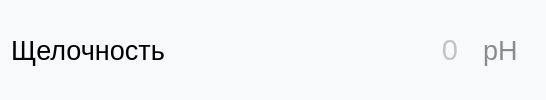
                     <widget class="QWidget" name="widget_54" native="true">
                      <property name="font">
                       <font>
                        <pointsize>36</pointsize>
                       </font>
                      </property>
                      <property name="styleSheet">
                       <string notr="true">border-radius: 8px;
background-color:rgb(248, 249, 251);
color: rgb(140, 139, 139);</string>
                      </property>
                      <layout class="QHBoxLayout" name="horizontalLayout_91">
                       <item>
                        <widget class="QLabel" name="alkalinity_2">
                         <property name="minimumSize">
                          <size>
                           <width>0</width>
                           <height>0</height>
                          </size>
                         </property>
                         <property name="maximumSize">
                          <size>
                           <width>16777215</width>
                           <height>16777215</height>
                          </size>
                         </property>
                         <property name="font">
                          <font>
                           <pointsize>20</pointsize>
                          </font>
                         </property>
                         <property name="styleSheet">
                          <string notr="true">background-color:rgb(248, 249, 251);
color: rgb(0, 0, 0);
margin-right: 0px;
</string>
                         </property>
                         <property name="inputMethodHints">
                          <set>Qt::ImhNone</set>
                         </property>
                         <property name="text">
                          <string>Щелочность</string>
                         </property>
                         <property name="wordWrap">
                          <bool>true</bool>
                         </property>
                        </widget>
                       </item>
                       <item>
                        <widget class="QLineEdit" name="value_alkalinity_2">
                         <property name="minimumSize">
                          <size>
                           <width>0</width>
                           <height>0</height>
                          </size>
                         </property>
                         <property name="font">
                          <font>
                           <family>MS Shell Dlg 2</family>
                           <pointsize>22</pointsize>
                           <weight>50</weight>
                           <italic>false</italic>
                           <bold>false</bold>
                           <strikeout>false</strikeout>
                          </font>
                         </property>
                         <property name="styleSheet">
                          <string notr="true">background-color:rgb(248, 249, 251);
color: rgb(140, 139, 139);
outline: 0px;
padding-left: 10px;
margin-left: 20px;
margin-right: 10px;
border-top-left-radius: 0px;
border-bottom-left-radius: 00px;
border: none;

</string>
                         </property>
                         <property name="alignment">
                          <set>Qt::AlignRight|Qt::AlignTrailing|Qt::AlignVCenter</set>
                         </property>
                         <property name="placeholderText">
                          <string>0</string>
                         </property>
                        </widget>
                       </item>
                       <item>
                        <widget class="QLabel" name="dimension_alkalinity_2">
                         <property name="font">
                          <font>
                           <pointsize>20</pointsize>
                          </font>
                         </property>
                         <property name="styleSheet">
                          <string notr="true">margin-right: 10px;
</string>
                         </property>
                         <property name="text">
                          <string>pH</string>
                         </property>
                        </widget>
                       </item>
                      </layout>
                     </widget>
